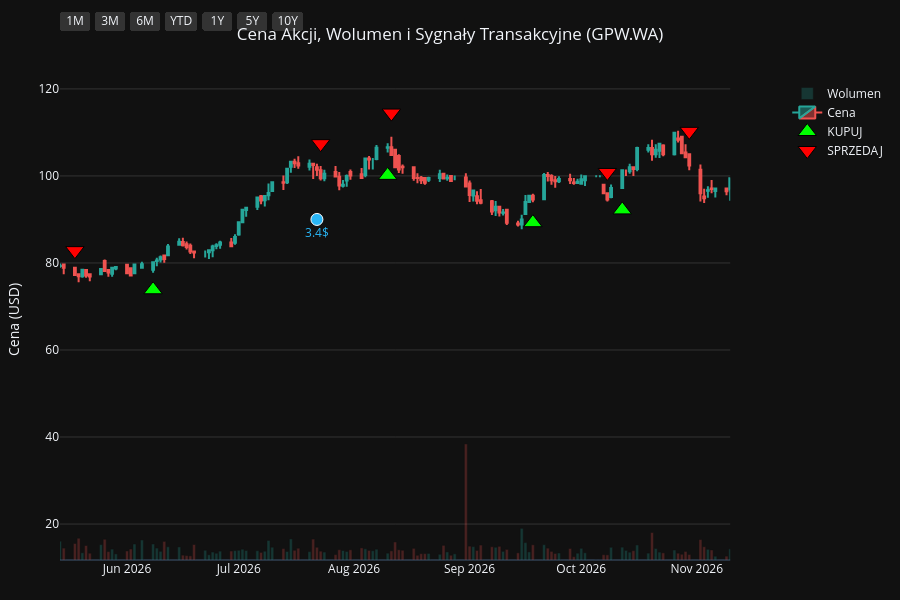
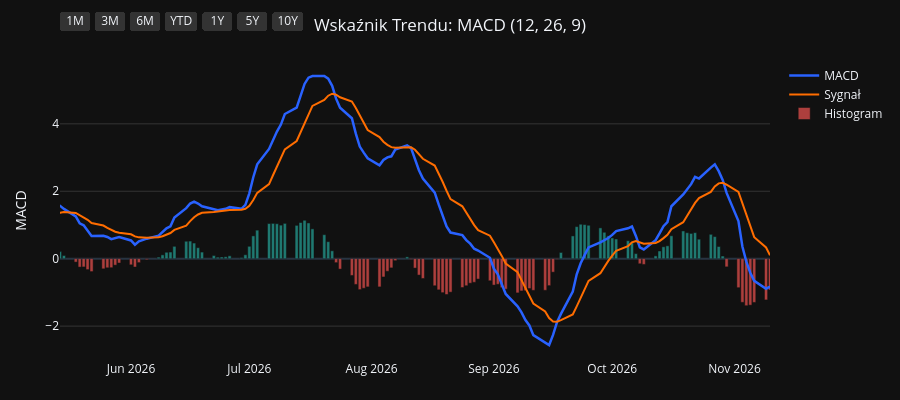
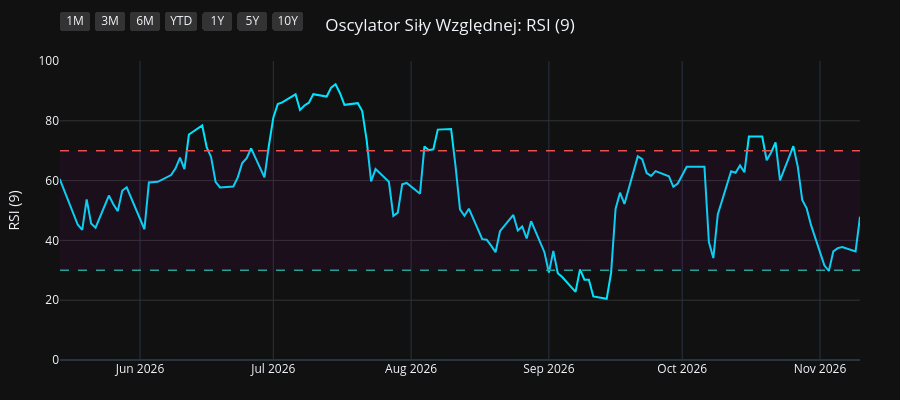
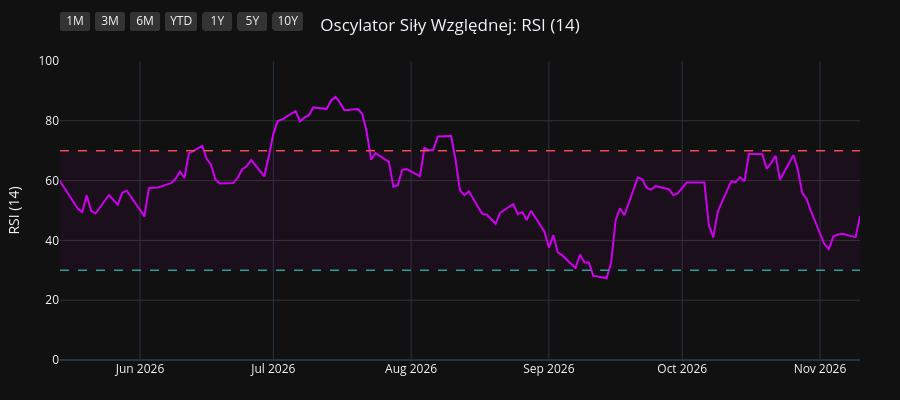

Here is the notebook cell these charts were saved with, in order:
### Code cell
import os
import yfinance as yf
import pandas as pd
import pandas_ta as ta
import plotly.graph_objects as go
from plotly.subplots import make_subplots

# 1. Pobranie i przygotowanie danych
symbol = os.environ.get("STOCK_TICKER", "").strip().upper()
if not symbol:
    raise RuntimeError("Set STOCK_TICKER before running price_extractor.ipynb")
df = yf.Ticker(symbol).history(period="10y")
df.index = df.index.tz_localize(None)

# Wskaźniki i sygnały
df.ta.macd(fast=12, slow=26, signal=9, append=True)
df.ta.rsi(length=9, append=True)
df.ta.rsi(length=14, append=True)
df.ta.rsi(length=21, append=True)
df.dropna(inplace=True)

macd = df['MACD_12_26_9']
signal = df['MACDs_12_26_9']
wczorajszy_macd = macd.shift(1)
wczorajszy_signal = signal.shift(1)

df['Decyzja'] = 'BRAK'
df.loc[(macd > signal) & (wczorajszy_macd <= wczorajszy_signal), 'Decyzja'] = 'KUPUJ'
df.loc[(macd < signal) & (wczorajszy_macd >= wczorajszy_signal), 'Decyzja'] = 'SPRZEDAJ'

df_kupuj = df[df['Decyzja'] == 'KUPUJ']
df_sprzedaj = df[df['Decyzja'] == 'SPRZEDAJ']
df_dywidendy = df[df['Dividends'] > 0]
df_splity = df[df['Stock Splits'] > 0]

# Wspólna konfiguracja osi X
konfiguracja_osi_x = dict(
    type="date",
    showspikes=True, spikemode="across", spikesnap="cursor", spikedash="dot", spikecolor="#ffffff", spikethickness=1, hoverformat="%Y-%m-%d",
    rangeselector=dict(
        buttons=list([
            dict(count=1, label="1M", step="month", stepmode="backward"),
            dict(count=3, label="3M", step="month", stepmode="backward"),
            dict(count=6, label="6M", step="month", stepmode="backward"),
            dict(count=1, label="YTD", step="year", stepmode="todate"),
            dict(count=1, label="1Y", step="year", stepmode="backward"),
            dict(count=5, label="5Y", step="year", stepmode="backward"),
            dict(step="all", label="10Y")
        ]),
        bgcolor="#333333", activecolor="#2962ff", x=0, y=1.1
    )
)

# ==========================================
# WYKRES 1: CENA + WOLUMEN + SYGNAŁY
# ==========================================
fig1 = make_subplots(specs=[[{"secondary_y": True}]])

kolory_wolumenu = ['#26a69a' if row['Close'] >= row['Open'] else '#ef5350' for index, row in df.iterrows()]
fig1.add_trace(go.Bar(x=df.index, y=df['Volume'], marker_color=kolory_wolumenu, opacity=0.25, name='Wolumen'), secondary_y=True)
fig1.add_trace(go.Candlestick(x=df.index, open=df['Open'], high=df['High'], low=df['Low'], close=df['Close'], name='Cena', increasing_line_color='#26a69a', decreasing_line_color='#ef5350'), secondary_y=False)
fig1.add_trace(go.Scatter(x=df_kupuj.index, y=df_kupuj['Low'] * 0.95, customdata=df_kupuj[['Low', 'High']], mode='markers', marker=dict(symbol='triangle-up', size=16, color='#00ff00', line=dict(width=1, color='black')), name='KUPUJ', hovertemplate='KUPUJ<br>Najniższa: %{customdata[0]:.2f}<br>Najwyższa: %{customdata[1]:.2f}<extra></extra>'), secondary_y=False)
fig1.add_trace(go.Scatter(x=df_sprzedaj.index, y=df_sprzedaj['High'] * 1.05, customdata=df_sprzedaj[['Low', 'High']], mode='markers', marker=dict(symbol='triangle-down', size=16, color='#ff0000', line=dict(width=1, color='black')), name='SPRZEDAJ', hovertemplate='SPRZEDAJ<br>Najniższa: %{customdata[0]:.2f}<br>Najwyższa: %{customdata[1]:.2f}<extra></extra>'), secondary_y=False)

if not df_dywidendy.empty:
    fig1.add_trace(go.Scatter(x=df_dywidendy.index, y=df_dywidendy['Low'] * 0.90, mode='markers+text', marker=dict(symbol='circle', size=12, color='#29b6f6', line=dict(width=1, color='white')), text=df_dywidendy['Dividends'].apply(lambda x: f"{x}$"), textposition="bottom center", name='Dywidenda', showlegend=False, hovertemplate='Dywidenda: %{text}<extra></extra>', textfont=dict(color="#29b6f6")), secondary_y=False)
if not df_splity.empty:
                    fig1.add_trace(go.Scatter(x=df_splity.index, y=df_splity['High'], mode='markers+text', marker=dict(symbol='star', size=16, color='#ffee58', line=dict(width=1, color='black')), text=df_splity['Stock Splits'].apply(lambda x: f"{x:g}:1" if x >= 1 else f"1:{1 / x:g}"), textposition="top center", name='Split', hovertemplate='%{text}<extra></extra>', textfont=dict(color="#ffee58")), secondary_y=False)

fig1.update_layout(title=dict(text=f"Cena Akcji, Wolumen i Sygnały Transakcyjne ({symbol})", x=0.5, xanchor='center'), dragmode='pan', xaxis_rangeslider_visible=False, template='plotly_dark', height=600, hovermode='x unified', margin=dict(l=60, r=40, t=60, b=40))
fig1.update_xaxes(**konfiguracja_osi_x)
fig1.update_xaxes(range=[df.index.max() - pd.Timedelta(days=180), df.index.max()])
fig1.update_yaxes(title_text="Cena (USD)", secondary_y=False, gridcolor='#333333')
fig1.update_yaxes(range=[0, df['Volume'].max() * 4], showgrid=False, showticklabels=False, secondary_y=True)
fig1.show(config={'scrollZoom': True})

# ==========================================
# WYKRES 2: WSKAŹNIK MACD
# ==========================================
fig2 = go.Figure()
fig2.add_trace(go.Scatter(x=df.index, y=df['MACD_12_26_9'], line=dict(color='#2962ff', width=2.5), name='MACD'))
fig2.add_trace(go.Scatter(x=df.index, y=df['MACDs_12_26_9'], line=dict(color='#ff6d00', width=2), name='Sygnał'))
kolory_macd = ['#26a69a' if val >= 0 else '#ef5350' for val in df['MACDh_12_26_9']]
fig2.add_trace(go.Bar(x=df.index, y=df['MACDh_12_26_9'], marker_color=kolory_macd, name='Histogram', opacity=0.7))
fig2.update_layout(title=dict(text="Wskaźnik Trendu: MACD (12, 26, 9)", x=0.5, xanchor='center'), dragmode='pan', xaxis_rangeslider_visible=False, template='plotly_dark', height=400, hovermode='x unified', margin=dict(l=60, r=40, t=60, b=40))
fig2.update_xaxes(**konfiguracja_osi_x)
fig2.update_xaxes(range=[df.index.max() - pd.Timedelta(days=180), df.index.max()])
fig2.update_yaxes(title_text="MACD", gridcolor='#333333')
fig2.show(config={'scrollZoom': True})

# ==========================================
# WYKRES 3: OSCYLATOR RSI (9)
# ==========================================
fig3 = go.Figure()
fig3.add_trace(go.Scatter(x=df.index, y=df['RSI_9'], line=dict(color='#00e5ff', width=2), name='RSI (9)'))
fig3.add_hline(y=70, line_dash="dash", line_color="#ef5350", line_width=1.5)
fig3.add_hline(y=30, line_dash="dash", line_color="#26a69a", line_width=1.5)
fig3.add_hrect(y0=30, y1=70, line_width=0, fillcolor="purple", opacity=0.1)
fig3.update_layout(title=dict(text="Oscylator Siły Względnej: RSI (9)", x=0.5, xanchor='center'), dragmode='pan', xaxis_rangeslider_visible=False, template='plotly_dark', height=400, hovermode='x unified', margin=dict(l=60, r=40, t=60, b=40))
fig3.update_xaxes(**konfiguracja_osi_x)
fig3.update_xaxes(range=[df.index.max() - pd.Timedelta(days=180), df.index.max()])
fig3.update_yaxes(title_text="RSI (9)", range=[0, 100], gridcolor='#333333')
fig3.show(config={'scrollZoom': True})

# ==========================================
# WYKRES 4: OSCYLATOR RSI (14)
# ==========================================
fig4 = go.Figure()
fig4.add_trace(go.Scatter(x=df.index, y=df['RSI_14'], line=dict(color='#d500f9', width=2), name='RSI (14)'))
fig4.add_hline(y=70, line_dash="dash", line_color="#ef5350", line_width=1.5)
fig4.add_hline(y=30, line_dash="dash", line_color="#26a69a", line_width=1.5)
fig4.add_hrect(y0=30, y1=70, line_width=0, fillcolor="purple", opacity=0.1)
fig4.update_layout(title=dict(text="Oscylator Siły Względnej: RSI (14)", x=0.5, xanchor='center'), dragmode='pan', xaxis_rangeslider_visible=False, template='plotly_dark', height=400, hovermode='x unified', margin=dict(l=60, r=40, t=60, b=40))
fig4.update_xaxes(**konfiguracja_osi_x)
fig4.update_xaxes(range=[df.index.max() - pd.Timedelta(days=180), df.index.max()])
fig4.update_yaxes(title_text="RSI (14)", range=[0, 100], gridcolor='#333333')
fig4.show(config={'scrollZoom': True})

# ==========================================
# WYKRES 5: OSCYLATOR RSI (21)
# ==========================================
fig5 = go.Figure()
fig5.add_trace(go.Scatter(x=df.index, y=df['RSI_21'], line=dict(color='#64dd17', width=2), name='RSI (21)'))
fig5.add_hline(y=70, line_dash="dash", line_color="#ef5350", line_width=1.5)
fig5.add_hline(y=30, line_dash="dash", line_color="#26a69a", line_width=1.5)
fig5.add_hrect(y0=30, y1=70, line_width=0, fillcolor="purple", opacity=0.1)
fig5.update_layout(title=dict(text="Oscylator Siły Względnej: RSI (21)", x=0.5, xanchor='center'), dragmode='pan', xaxis_rangeslider_visible=False, template='plotly_dark', height=400, hovermode='x unified', margin=dict(l=60, r=40, t=60, b=40))
fig5.update_xaxes(**konfiguracja_osi_x)
fig5.update_xaxes(range=[df.index.max() - pd.Timedelta(days=180), df.index.max()])
fig5.update_yaxes(title_text="RSI (21)", range=[0, 100], gridcolor='#333333')
fig5.show(config={'scrollZoom': True})

### Figure 1 — Plotly figure (JSON) as saved in the notebook; plotly's stock layout.template omitted (floating-point values rounded to 4 significant figures; data arrays with more than 128 entries replaced by an {"elided": "..."} marker saying what was removed)
{"data": [{"marker": {"color": {"elided": "2506 str values"}}, "name": "Wolumen", "opacity": 0.25, "type": "bar", "x": {"elided": "2506 str values"}, "xaxis": "x", "y": {"elided": "2506 int values"}, "yaxis": "y2"}, {"close": {"elided": "2506 float values"}, "decreasing": {"line": {"color": "#ef5350"}}, "high": {"elided": "2506 float values"}, "increasing": {"line": {"color": "#26a69a"}}, "low": {"elided": "2506 float values"}, "name": "Cena", "open": {"elided": "2506 float values"}, "type": "candlestick", "x": {"elided": "2506 str values"}, "xaxis": "x", "yaxis": "y"}, {"customdata": {"elided": "99x2 float values"}, "hovertemplate": "KUPUJ<br>Najniższa: %{customdata[0]:.2f}<br>Najwyższa: %{customdata[1]:.2f}<extra></extra>", "marker": {"color": "#00ff00", "line": {"color": "black", "width": 1}, "size": 16, "symbol": "triangle-up"}, "mode": "markers", "name": "KUPUJ", "type": "scatter", "x": ["2017-01-09T00:00:00", "2017-02-09T00:00:00", "2017-04-10T00:00:00", "2017-06-05T00:00:00", "2017-06-29T00:00:00", "2017-08-22T00:00:00", "2017-10-09T00:00:00", "2017-11-21T00:00:00", "2017-12-28T00:00:00", "2018-02-20T00:00:00", "2018-03-14T00:00:00", "2018-03-22T00:00:00", "2018-04-17T00:00:00", "2018-05-31T00:00:00", "2018-06-12T00:00:00", "2018-08-27T00:00:00", "2018-09-24T00:00:00", "2018-11-22T00:00:00", "2019-01-04T00:00:00", "2019-02-25T00:00:00", "2019-03-20T00:00:00", "2019-04-01T00:00:00", "2019-05-24T00:00:00", "2019-08-07T00:00:00", "2019-09-02T00:00:00", "2019-10-21T00:00:00", "2019-11-19T00:00:00", "2020-01-14T00:00:00", "2020-03-26T00:00:00", "2020-06-04T00:00:00", "2020-06-26T00:00:00", "2020-07-20T00:00:00", "2020-09-18T00:00:00", "2020-12-03T00:00:00", "2020-12-23T00:00:00", "2021-02-15T00:00:00", "2021-03-09T00:00:00", "2021-04-12T00:00:00", "2021-04-29T00:00:00", "2021-05-04T00:00:00", "2021-05-26T00:00:00", "2021-08-06T00:00:00", "2021-09-06T00:00:00", "2021-10-04T00:00:00", "2021-12-23T00:00:00", "2022-02-09T00:00:00", "2022-02-14T00:00:00", "2022-02-16T00:00:00", "2022-03-08T00:00:00", "2022-05-16T00:00:00", "2022-06-27T00:00:00", "2022-07-19T00:00:00", "2022-09-12T00:00:00", "2022-10-18T00:00:00", "2022-10-24T00:00:00", "2022-11-25T00:00:00", "2022-12-01T00:00:00", "2022-12-07T00:00:00", "2023-01-03T00:00:00", "2023-02-02T00:00:00", "2023-03-02T00:00:00", "2023-04-12T00:00:00", "2023-07-04T00:00:00", "2023-08-30T00:00:00", "2023-09-29T00:00:00", "2023-10-11T00:00:00", "2023-11-20T00:00:00", "2023-12-21T00:00:00", "2024-01-09T00:00:00", "2024-02-07T00:00:00", "2024-03-01T00:00:00", "2024-03-12T00:00:00", "2024-04-08T00:00:00", "2024-04-18T00:00:00", "2024-06-18T00:00:00", "2024-07-09T00:00:00", "2024-08-13T00:00:00", "2024-09-27T00:00:00", "2024-10-15T00:00:00", "2024-11-22T00:00:00", "2024-11-29T00:00:00", "2025-01-07T00:00:00", "2025-03-05T00:00:00", "2025-04-02T00:00:00", "2025-04-22T00:00:00", "2025-07-03T00:00:00", "2025-08-26T00:00:00", "2025-09-30T00:00:00", "2025-10-17T00:00:00", "2025-10-24T00:00:00", "2025-12-30T00:00:00", "2026-01-29T00:00:00", "2026-02-18T00:00:00", "2026-04-09T00:00:00", "2026-05-05T00:00:00", "2026-06-08T00:00:00", "2026-08-10T00:00:00", "2026-09-18T00:00:00", "2026-10-12T00:00:00"], "xaxis": "x", "y": [21.45, 24.26, 23.38, 25.48, 25.29, 25.24, 24.54, 23.97, 24.17, 25.18, 23.91, 23.69, 21.49, 20.0, 19.56, 23.91, 23.85, 20.29, 21.43, 23.41, 23.04, 23.33, 22.86, 24.9, 24.61, 23.51, 24.05, 25.52, 20.9, 25.68, 26.12, 27.44, 27.93, 28.96, 28.83, 29.43, 30.03, 30.88, 31.22, 31.14, 32.15, 31.02, 30.18, 29.44, 28.37, 28.35, 27.73, 28.23, 27.31, 26.41, 25.87, 25.42, 26.73, 24.17, 23.79, 26.5, 26.81, 26.75, 26.97, 28.05, 28.12, 27.11, 29.08, 29.88, 29.81, 29.86, 32.31, 33.92, 34.76, 35.72, 35.25, 35.4, 34.12, 34.08, 38.46, 38.91, 36.46, 37.8, 38.02, 36.68, 36.24, 35.81, 36.37, 39.64, 39.69, 44.22, 53.24, 51.95, 51.08, 51.26, 59.58, 64.41, 68.04, 69.19, 74.48, 73.84, 100.1, 89.25, 92.2], "yaxis": "y"}, {"customdata": {"elided": "99x2 float values"}, "hovertemplate": "SPRZEDAJ<br>Najniższa: %{customdata[0]:.2f}<br>Najwyższa: %{customdata[1]:.2f}<extra></extra>", "marker": {"color": "#ff0000", "line": {"color": "black", "width": 1}, "size": 16, "symbol": "triangle-down"}, "mode": "markers", "name": "SPRZEDAJ", "type": "scatter", "x": ["2017-01-31T00:00:00", "2017-02-15T00:00:00", "2017-05-19T00:00:00", "2017-06-14T00:00:00", "2017-07-11T00:00:00", "2017-09-13T00:00:00", "2017-10-25T00:00:00", "2017-12-26T00:00:00", "2018-01-26T00:00:00", "2018-02-21T00:00:00", "2018-03-21T00:00:00", "2018-03-26T00:00:00", "2018-05-16T00:00:00", "2018-06-05T00:00:00", "2018-08-10T00:00:00", "2018-08-31T00:00:00", "2018-10-10T00:00:00", "2018-12-24T00:00:00", "2019-02-13T00:00:00", "2019-02-27T00:00:00", "2019-03-25T00:00:00", "2019-04-19T00:00:00", "2019-07-16T00:00:00", "2019-08-22T00:00:00", "2019-09-23T00:00:00", "2019-11-18T00:00:00", "2019-12-20T00:00:00", "2020-02-03T00:00:00", "2020-05-15T00:00:00", "2020-06-15T00:00:00", "2020-07-15T00:00:00", "2020-08-17T00:00:00", "2020-10-22T00:00:00", "2020-12-18T00:00:00", "2021-01-14T00:00:00", "2021-03-08T00:00:00", "2021-03-22T00:00:00", "2021-04-21T00:00:00", "2021-04-30T00:00:00", "2021-05-18T00:00:00", "2021-06-08T00:00:00", "2021-08-26T00:00:00", "2021-09-20T00:00:00", "2021-11-09T00:00:00", "2022-01-21T00:00:00", "2022-02-11T00:00:00", "2022-02-15T00:00:00", "2022-02-17T00:00:00", "2022-04-04T00:00:00", "2022-06-13T00:00:00", "2022-07-13T00:00:00", "2022-08-18T00:00:00", "2022-09-14T00:00:00", "2022-10-19T00:00:00", "2022-11-22T00:00:00", "2022-11-29T00:00:00", "2022-12-05T00:00:00", "2022-12-08T00:00:00", "2023-01-18T00:00:00", "2023-02-13T00:00:00", "2023-03-13T00:00:00", "2023-06-19T00:00:00", "2023-08-02T00:00:00", "2023-09-13T00:00:00", "2023-10-03T00:00:00", "2023-11-13T00:00:00", "2023-12-04T00:00:00", "2024-01-02T00:00:00", "2024-01-23T00:00:00", "2024-02-09T00:00:00", "2024-03-04T00:00:00", "2024-03-15T00:00:00", "2024-04-17T00:00:00", "2024-05-28T00:00:00", "2024-07-08T00:00:00", "2024-07-10T00:00:00", "2024-09-13T00:00:00", "2024-10-04T00:00:00", "2024-10-17T00:00:00", "2024-11-26T00:00:00", "2024-12-10T00:00:00", "2025-02-19T00:00:00", "2025-03-31T00:00:00", "2025-04-03T00:00:00", "2025-05-21T00:00:00", "2025-08-22T00:00:00", "2025-08-28T00:00:00", "2025-10-01T00:00:00", "2025-10-23T00:00:00", "2025-11-21T00:00:00", "2026-01-28T00:00:00", "2026-02-13T00:00:00", "2026-03-04T00:00:00", "2026-04-27T00:00:00", "2026-05-18T00:00:00", "2026-07-23T00:00:00", "2026-08-11T00:00:00", "2026-10-08T00:00:00", "2026-10-30T00:00:00"], "xaxis": "x", "y": [26.15, 27.66, 27.37, 27.89, 28.49, 28.22, 28.3, 26.58, 28.99, 28.08, 26.43, 26.31, 23.14, 21.8, 26.17, 27.49, 27.97, 23.59, 26.3, 26.43, 25.62, 26.85, 28.49, 27.9, 28.7, 27.24, 28.77, 29.39, 28.66, 28.94, 30.33, 33.77, 34.8, 31.5, 33.55, 33.59, 34.4, 34.38, 34.9, 35.34, 36.08, 34.07, 33.55, 34.17, 32.03, 31.45, 31.45, 31.47, 31.69, 28.93, 28.51, 30.38, 29.26, 26.83, 29.11, 29.54, 29.71, 30.31, 30.8, 31.67, 31.35, 32.42, 34.08, 33.27, 33.18, 35.41, 36.99, 38.22, 39.53, 39.53, 39.82, 39.77, 38.21, 42.11, 43.54, 43.81, 42.31, 42.21, 42.84, 40.78, 40.68, 40.58, 43.84, 45.17, 49.54, 60.37, 61.84, 58.44, 57.01, 63.82, 71.9, 75.41, 79.78, 79.22, 82.83, 107.4, 114.5, 100.8, 110.2], "yaxis": "y"}, {"hovertemplate": "Dywidenda: %{text}<extra></extra>", "marker": {"color": "#29b6f6", "line": {"color": "white", "width": 1}, "size": 12, "symbol": "circle"}, "mode": "markers+text", "name": "Dywidenda", "showlegend": false, "text": ["2.15$", "2.2$", "3.18$", "2.4$", "2.5$", "2.74$", "2.7$", "3.0$", "3.15$", "3.4$"], "textfont": {"color": "#29b6f6"}, "textposition": "bottom center", "type": "scatter", "x": ["2017-07-18T00:00:00", "2018-07-18T00:00:00", "2019-07-18T00:00:00", "2020-07-27T00:00:00", "2021-07-22T00:00:00", "2022-07-22T00:00:00", "2023-07-21T00:00:00", "2024-07-23T00:00:00", "2025-07-22T00:00:00", "2026-07-22T00:00:00"], "xaxis": "x", "y": [24.19, 20.08, 23.88, 27.38, 29.96, 24.61, 29.1, 34.99, 44.64, 90.0], "yaxis": "y"}], "layout": {"dragmode": "pan", "height": 600, "hovermode": "x unified", "margin": {"b": 40, "l": 60, "r": 40, "t": 60}, "title": {"text": "Cena Akcji, Wolumen i Sygnały Transakcyjne (GPW.WA)", "x": 0.5, "xanchor": "center"}, "xaxis": {"anchor": "y", "domain": [0.0, 0.94], "hoverformat": "%Y-%m-%d", "range": ["2026-05-14T00:00:00", "2026-11-10T00:00:00"], "rangeselector": {"activecolor": "#2962ff", "bgcolor": "#333333", "buttons": [{"count": 1, "label": "1M", "step": "month", "stepmode": "backward"}, {"count": 3, "label": "3M", "step": "month", "stepmode": "backward"}, {"count": 6, "label": "6M", "step": "month", "stepmode": "backward"}, {"count": 1, "label": "YTD", "step": "year", "stepmode": "todate"}, {"count": 1, "label": "1Y", "step": "year", "stepmode": "backward"}, {"count": 5, "label": "5Y", "step": "year", "stepmode": "backward"}, {"label": "10Y", "step": "all"}], "x": 0, "y": 1.1}, "rangeslider": {"visible": false}, "showspikes": true, "spikecolor": "#ffffff", "spikedash": "dot", "spikemode": "across", "spikesnap": "cursor", "spikethickness": 1, "type": "date"}, "yaxis": {"anchor": "x", "domain": [0.0, 1.0], "gridcolor": "#333333", "title": {"text": "Cena (USD)"}}, "yaxis2": {"anchor": "x", "overlaying": "y", "range": [0, 4139560], "showgrid": false, "showticklabels": false, "side": "right"}}}

### Figure 2 — Plotly figure (JSON) as saved in the notebook; plotly's stock layout.template omitted (floating-point values rounded to 4 significant figures; data arrays with more than 128 entries replaced by an {"elided": "..."} marker saying what was removed)
{"data": [{"line": {"color": "#2962ff", "width": 2.5}, "name": "MACD", "type": "scatter", "x": {"elided": "2506 str values"}, "y": {"elided": "2506 float values"}}, {"line": {"color": "#ff6d00", "width": 2}, "name": "Sygnał", "type": "scatter", "x": {"elided": "2506 str values"}, "y": {"elided": "2506 float values"}}, {"marker": {"color": {"elided": "2506 str values"}}, "name": "Histogram", "opacity": 0.7, "type": "bar", "x": {"elided": "2506 str values"}, "y": {"elided": "2506 float values"}}], "layout": {"dragmode": "pan", "height": 400, "hovermode": "x unified", "margin": {"b": 40, "l": 60, "r": 40, "t": 60}, "title": {"text": "Wskaźnik Trendu: MACD (12, 26, 9)", "x": 0.5, "xanchor": "center"}, "xaxis": {"hoverformat": "%Y-%m-%d", "range": ["2026-05-14T00:00:00", "2026-11-10T00:00:00"], "rangeselector": {"activecolor": "#2962ff", "bgcolor": "#333333", "buttons": [{"count": 1, "label": "1M", "step": "month", "stepmode": "backward"}, {"count": 3, "label": "3M", "step": "month", "stepmode": "backward"}, {"count": 6, "label": "6M", "step": "month", "stepmode": "backward"}, {"count": 1, "label": "YTD", "step": "year", "stepmode": "todate"}, {"count": 1, "label": "1Y", "step": "year", "stepmode": "backward"}, {"count": 5, "label": "5Y", "step": "year", "stepmode": "backward"}, {"label": "10Y", "step": "all"}], "x": 0, "y": 1.1}, "rangeslider": {"visible": false}, "showspikes": true, "spikecolor": "#ffffff", "spikedash": "dot", "spikemode": "across", "spikesnap": "cursor", "spikethickness": 1, "type": "date"}, "yaxis": {"gridcolor": "#333333", "title": {"text": "MACD"}}}}

### Figure 3 — Plotly figure (JSON) as saved in the notebook; plotly's stock layout.template omitted (floating-point values rounded to 4 significant figures; data arrays with more than 128 entries replaced by an {"elided": "..."} marker saying what was removed)
{"data": [{"line": {"color": "#00e5ff", "width": 2}, "name": "RSI (9)", "type": "scatter", "x": {"elided": "2506 str values"}, "y": {"elided": "2506 float values"}}], "layout": {"dragmode": "pan", "height": 400, "hovermode": "x unified", "margin": {"b": 40, "l": 60, "r": 40, "t": 60}, "shapes": [{"line": {"color": "#ef5350", "dash": "dash", "width": 1.5}, "type": "line", "x0": 0, "x1": 1, "xref": "x domain", "y0": 70, "y1": 70, "yref": "y"}, {"line": {"color": "#26a69a", "dash": "dash", "width": 1.5}, "type": "line", "x0": 0, "x1": 1, "xref": "x domain", "y0": 30, "y1": 30, "yref": "y"}, {"fillcolor": "purple", "line": {"width": 0}, "opacity": 0.1, "type": "rect", "x0": 0, "x1": 1, "xref": "x domain", "y0": 30, "y1": 70, "yref": "y"}], "title": {"text": "Oscylator Siły Względnej: RSI (9)", "x": 0.5, "xanchor": "center"}, "xaxis": {"hoverformat": "%Y-%m-%d", "range": ["2026-05-14T00:00:00", "2026-11-10T00:00:00"], "rangeselector": {"activecolor": "#2962ff", "bgcolor": "#333333", "buttons": [{"count": 1, "label": "1M", "step": "month", "stepmode": "backward"}, {"count": 3, "label": "3M", "step": "month", "stepmode": "backward"}, {"count": 6, "label": "6M", "step": "month", "stepmode": "backward"}, {"count": 1, "label": "YTD", "step": "year", "stepmode": "todate"}, {"count": 1, "label": "1Y", "step": "year", "stepmode": "backward"}, {"count": 5, "label": "5Y", "step": "year", "stepmode": "backward"}, {"label": "10Y", "step": "all"}], "x": 0, "y": 1.1}, "rangeslider": {"visible": false}, "showspikes": true, "spikecolor": "#ffffff", "spikedash": "dot", "spikemode": "across", "spikesnap": "cursor", "spikethickness": 1, "type": "date"}, "yaxis": {"gridcolor": "#333333", "range": [0, 100], "title": {"text": "RSI (9)"}}}}

### Figure 4 — Plotly figure (JSON) as saved in the notebook; plotly's stock layout.template omitted (floating-point values rounded to 4 significant figures; data arrays with more than 128 entries replaced by an {"elided": "..."} marker saying what was removed)
{"data": [{"line": {"color": "#d500f9", "width": 2}, "name": "RSI (14)", "type": "scatter", "x": {"elided": "2506 str values"}, "y": {"elided": "2506 float values"}}], "layout": {"dragmode": "pan", "height": 400, "hovermode": "x unified", "margin": {"b": 40, "l": 60, "r": 40, "t": 60}, "shapes": [{"line": {"color": "#ef5350", "dash": "dash", "width": 1.5}, "type": "line", "x0": 0, "x1": 1, "xref": "x domain", "y0": 70, "y1": 70, "yref": "y"}, {"line": {"color": "#26a69a", "dash": "dash", "width": 1.5}, "type": "line", "x0": 0, "x1": 1, "xref": "x domain", "y0": 30, "y1": 30, "yref": "y"}, {"fillcolor": "purple", "line": {"width": 0}, "opacity": 0.1, "type": "rect", "x0": 0, "x1": 1, "xref": "x domain", "y0": 30, "y1": 70, "yref": "y"}], "title": {"text": "Oscylator Siły Względnej: RSI (14)", "x": 0.5, "xanchor": "center"}, "xaxis": {"hoverformat": "%Y-%m-%d", "range": ["2026-05-14T00:00:00", "2026-11-10T00:00:00"], "rangeselector": {"activecolor": "#2962ff", "bgcolor": "#333333", "buttons": [{"count": 1, "label": "1M", "step": "month", "stepmode": "backward"}, {"count": 3, "label": "3M", "step": "month", "stepmode": "backward"}, {"count": 6, "label": "6M", "step": "month", "stepmode": "backward"}, {"count": 1, "label": "YTD", "step": "year", "stepmode": "todate"}, {"count": 1, "label": "1Y", "step": "year", "stepmode": "backward"}, {"count": 5, "label": "5Y", "step": "year", "stepmode": "backward"}, {"label": "10Y", "step": "all"}], "x": 0, "y": 1.1}, "rangeslider": {"visible": false}, "showspikes": true, "spikecolor": "#ffffff", "spikedash": "dot", "spikemode": "across", "spikesnap": "cursor", "spikethickness": 1, "type": "date"}, "yaxis": {"gridcolor": "#333333", "range": [0, 100], "title": {"text": "RSI (14)"}}}}
